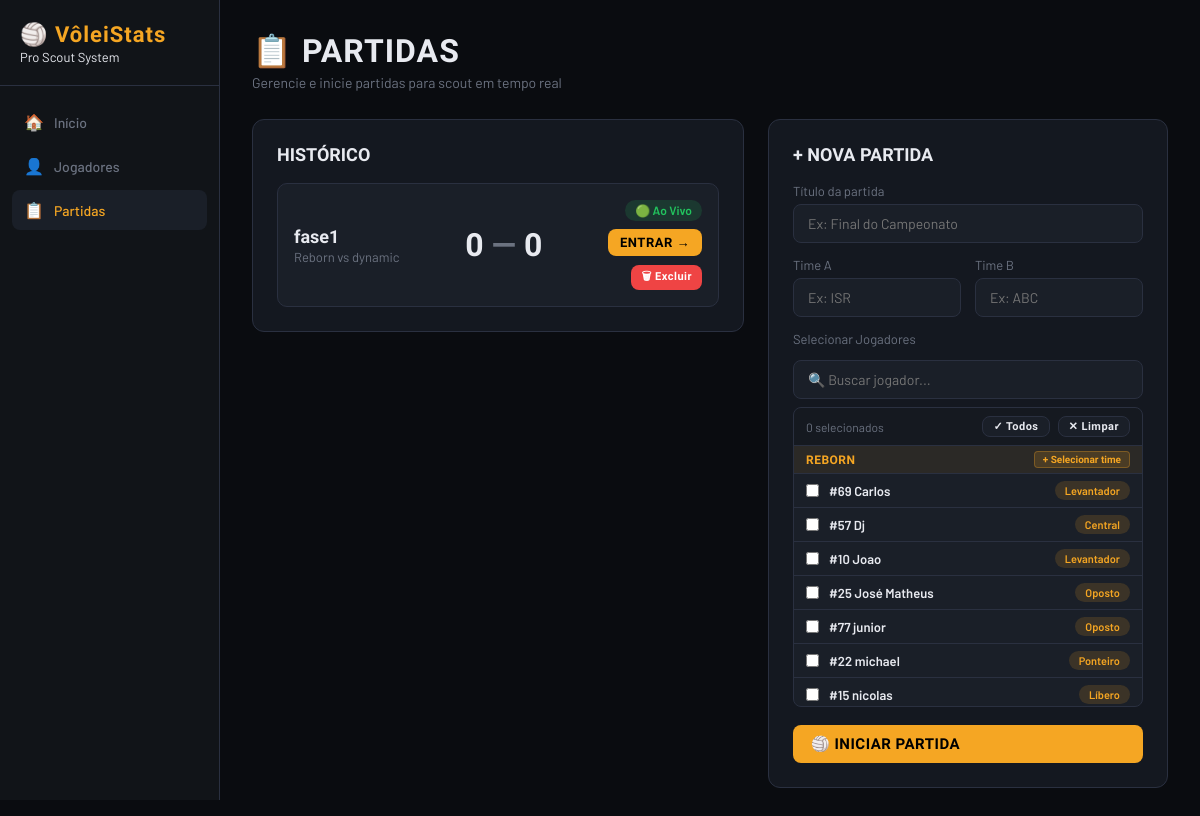
The app's page /partidas with its own data.
### tables this page shows
CREATE TABLE partidas (
            id INTEGER PRIMARY KEY AUTOINCREMENT,
            titulo TEXT,
            time_a TEXT,
            time_b TEXT,
            placar_a INTEGER DEFAULT 0,
            placar_b INTEGER DEFAULT 0,
            status TEXT DEFAULT 'em_andamento',
            criado_em TEXT
        );

CREATE TABLE jogadores (
            id INTEGER PRIMARY KEY AUTOINCREMENT,
            nome TEXT NOT NULL,
            camisa INTEGER,
            time TEXT,
            posicao TEXT,
            criado_em TEXT
        );

### app.py (the view)
@app.route('/partidas')
def partidas():
    conn = get_db()
    rows = conn.execute('SELECT * FROM partidas ORDER BY id DESC').fetchall()
    jogadores = conn.execute('SELECT * FROM jogadores ORDER BY nome').fetchall()
    conn.close()
    return render_template('partidas.html', partidas=rows, jogadores=jogadores)

### app.py (called while the page is built)
def get_db():
    conn = sqlite3.connect(DB)
    conn.row_factory = sqlite3.Row
    return conn

### templates/partidas.html (shortened to what this page needs)
{% extends 'base.html' %}
{% block content %}
<div class="page-header">
  <h2>📋 PARTIDAS</h2>
  <p>Gerencie e inicie partidas para scout em tempo real</p>
</div>
<div style="display:grid;grid-template-columns:1fr 400px;gap:24px;align-items:start">
  <div class="card">
    <h3 style="font-family:'Barlow Condensed';font-size:18px;font-weight:800;margin-bottom:18px">HISTÓRICO</h3>
    {% if partidas %}
    <div style="display:flex;flex-direction:column;gap:12px">
      {% for p in partidas %}
      <div style="background:var(--bg3);border:1px solid var(--border);border-radius:10px;padding:16px;display:flex;justify-content:space-between;align-items:center;flex-wrap:wrap;gap:10px">
        <div>
          <div style="font-family:'Barlow Condensed';font-size:18px;font-weight:800">{{ p['titulo'] }}</div>
          <div style="color:var(--muted);font-size:13px;margin-top:2px">{{ p['time_a'] }} vs {{ p['time_b'] }}</div>
        </div>
        <div style="text-align:center;margin:0 16px">
          <div style="font-family:'Barlow Condensed';font-size:32px;font-weight:900;line-height:1">
            {{ p['placar_a'] }}<span style="color:var(--muted)"> — </span>{{ p['placar_b'] }}
          </div>
        </div>
        <div style="display:flex;flex-direction:column;align-items:flex-end;gap:8px">
          {% if p['status'] == 'em_andamento' %}
            <span class="badge badge-active">🟢 Ao Vivo</span>
            <a href="/partida/{{ p['id'] }}" class="btn btn-sm btn-primary">ENTRAR →</a>
          {% else %}
            <span class="badge badge-done">✓ Encerrada</span>
            <a href="/relatorio/{{ p['id'] }}" class="btn btn-sm btn-secondary">Ver Relatório</a>
          {% endif %}
          <form action="/partidas/deletar/{{ p['id'] }}" method="post" onsubmit="return confirm('Excluir esta partida e todos os seus dados permanentemente?')" style="margin:0">
            <button type="submit" class="btn btn-sm btn-danger" style="font-size:11px;padding:3px 10px">🗑 Excluir</button>
          </form>
        </div>
      </div>
      {% endfor %}
    </div>
    {% else %}
    <p style="color:var(--muted);text-align:center;padding:40px">Nenhuma partida ainda.</p>
    {% endif %}
  </div>
  <div class="card">
    <h3 style="font-family:'Barlow Condensed';font-size:18px;font-weight:800;margin-bottom:18px">+ NOVA PARTIDA</h3>
    <form action="/partidas/nova" method="post">
      <div class="form-row">
        <div>
          <label>Título da partida</label>
          <input type="text" name="titulo" placeholder="Ex: Final do Campeonato" required>
        </div>
      </div>
      <div class="form-row cols-2">
        <div>
          <label>Time A</label>
          <input type="text" name="time_a" id="inp-time-a" placeholder="Ex: ISR" required oninput="atualizarBotoesTimes()">
        </div>
        <div>
          <label>Time B</label>
          <input type="text" name="time_b" id="inp-time-b" placeholder="Ex: ABC" required oninput="atualizarBotoesTimes()">
        </div>
      </div>
      <div class="form-row">
        <div>
          <label>Selecionar Jogadores</label>
          <input type="text" id="busca-jogador" placeholder="🔍 Buscar jogador..." style="margin-bottom:8px" oninput="filtrarJogadores(this.value)">
          <div style="background:var(--bg3);border:1px solid var(--border);border-radius:8px;overflow:hidden">
            <div style="display:flex;justify-content:space-between;align-items:center;padding:8px 12px;border-bottom:1px solid var(--border);background:rgba(0,0,0,.2)">
              <span style="font-size:12px;color:var(--muted)" id="sel-count">0 selecionados</span>
              <div style="display:flex;gap:8px">
                <button type="button" onclick="selecionarTodos()" style="font-size:11px;padding:3px 10px" class="btn btn-sm btn-secondary">✓ Todos</button>
                <button type="button" onclick="limparTodos()" style="font-size:11px;padding:3px 10px" class="btn btn-sm btn-secondary">✕ Limpar</button>
              </div>
            </div>
            <div style="max-height:260px;overflow-y:auto" id="lista-jogadores">
              {% if jogadores %}
                {% set times = jogadores | map(attribute='time') | list | unique | sort %}
                {% for time in times %}
                <div class="grupo-time" data-time="{{ time }}">
                  <div style="padding:5px 12px;background:rgba(245,166,35,.08);border-bottom:1px solid var(--border);display:flex;justify-content:space-between;align-items:center">
                    <span style="font-family:'Barlow Condensed';font-size:12px;font-weight:800;color:var(--accent);text-transform:uppercase;letter-spacing:.5px">{{ time }}</span>
                    <button type="button" class="btn-time-sel" data-time="{{ time }}"
                      onclick="selecionarTime('{{ time }}')"
                      style="font-size:10px;padding:2px 8px;background:rgba(245,166,35,.15);border:1px solid rgba(245,166,35,.3);color:var(--accent);border-radius:4px;cursor:pointer;font-family:'Barlow Condensed';font-weight:700">
                      + Selecionar time
                    </button>
                  </div>
                  {% for j in jogadores if j['time'] == time %}
                  <label class="jog-label" data-nome="{{ j['nome']|lower }}" data-time="{{ j['time'] }}"
                    style="display:flex;align-items:center;gap:10px;cursor:pointer;padding:7px 12px;border-bottom:1px solid var(--border);margin:0;color:var(--text);transition:background .1s">
                    <input type="checkbox" name="jogadores" value="{{ j['id'] }}" class="jog-cb"
                      style="width:auto;accent-color:var(--accent)" onchange="atualizarContagem()">
                    <span style="font-weight:600">#{{ j['camisa'] }} {{ j['nome'] }}</span>
                    <span class="badge badge-pos" style="margin-left:auto;font-size:11px">{{ j['posicao'] }}</span>
                  </label>
                  {% endfor %}
                </div>
                {% endfor %}
              {% else %}
                <p style="color:var(--muted);font-size:13px;text-align:center;padding:16px">
                  <a href="/jogadores" style="color:var(--accent)">Cadastre jogadores primeiro →</a>
                </p>
              {% endif %}
            </div>
          </div>
        </div>
      </div>
      <button type="submit" class="btn btn-primary" style="width:100%;margin-top:4px">🏐 INICIAR PARTIDA</button>
    </form>
  </div>
</div>
{% endblock %}

### templates/base.html (style rules this page uses)
:root { --bg: #0a0c10; --bg2: #111418; --bg3: #1a1f28; --border: #2a3040; --accent: #f5a623; --accent2: #e8380d; --green: #22c55e; --red: #ef4444; --blue: #3b82f6; --yellow: #eab308; --orange: #f97316; --text: #e8eaf0; --muted: #6b7280; --card: #141820; }
* { box-sizing: border-box; margin: 0; padding: 0; }
body { font-family: 'Barlow', sans-serif; background: var(--bg); color: var(--text); min-height: 100vh; }
.card { background: var(--card); border: 1px solid var(--border); border-radius: 12px; padding: 24px; }
.btn { display: inline-flex; align-items: center; gap: 6px; padding: 10px 18px; border-radius: 8px; font-family: 'Barlow Condensed', sans-serif; font-size: 15px; font-weight: 700; letter-spacing: .5px; border: none; cursor: pointer; transition: all .12s; text-decoration: none; }
.btn-primary { background: var(--accent); color: #000; }
.btn-danger { background: var(--red); color: #fff; }
.btn-secondary { background: var(--bg3); color: var(--text); border: 1px solid var(--border); }
.btn-sm { padding: 6px 12px; font-size: 13px; }
input, select { background: var(--bg3); border: 1px solid var(--border); color: var(--text); border-radius: 8px; padding: 10px 14px; font-size: 14px; width: 100%; font-family: 'Barlow', sans-serif; }
label { font-size: 13px; color: var(--muted); margin-bottom: 5px; display: block; }
.form-row { display: grid; gap: 14px; margin-bottom: 14px; }
.form-row.cols-2 { grid-template-columns: 1fr 1fr; }
.badge { display: inline-block; padding: 3px 10px; border-radius: 20px; font-size: 12px; font-weight: 600; }
.badge-pos { background: rgba(245,166,35,.15); color: var(--accent); }
.badge-active { background: rgba(34,197,94,.15); color: var(--green); }
.page-header { margin-bottom: 28px; }
.page-header h2 { font-family: 'Barlow Condensed', sans-serif; font-size: 32px; font-weight: 900; letter-spacing: 1px; }
.page-header p { color: var(--muted); margin-top: 4px; font-size: 14px; }

### records on screen
partidas: titulo "fase1", time_a "Reborn", time_b "dynamic", placar_a "0", placar_b "0"
jogadores: time "REBORN", camisa "69", nome "Carlos", posicao "Levantador"
jogadores: camisa "57", nome "Dj", posicao "Central"
jogadores: camisa "10", nome "Joao", posicao "Levantador"
jogadores: camisa "25", nome "José Matheus", posicao "Oposto"
jogadores: camisa "77", nome "junior", posicao "Oposto"
jogadores: camisa "22", nome "michael", posicao "Ponteiro"
jogadores: camisa "15", nome "nicolas", posicao "Líbero"
